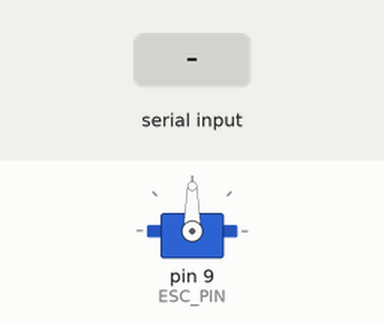
This sketch was run on a simulated Arduino Uno, built with avr-gcc and run on an emulated ATmega328P. Parts: servo. The inputs (shaded band) are chosen by the test bench. What the sketch prints to the serial monitor is not drawn.

Above: at 1.1 s.
1.2 s: "1" received over Serial
At 2.2 s:
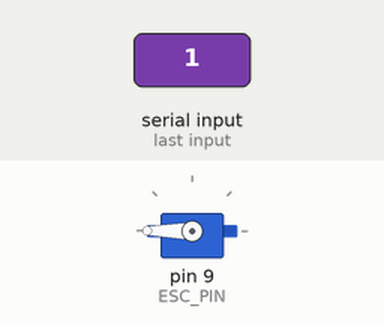
At 5.6 s:
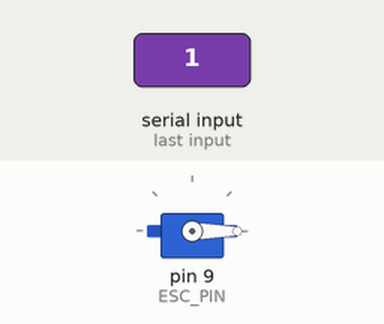
Timing chart, 0 to 10.7 s (numbered marks = the images above; inputs shaded):
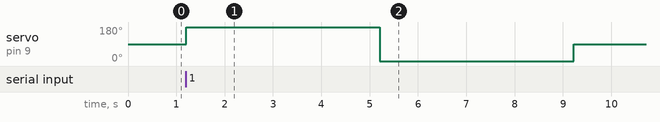

Measured:
- after the input at 1.2 s, servo on pin 9 (ESC_PIN): 90° → 180° at once, → 0° 4.0 s later, → 90° 4.0 s later

The sketch:

ThrusterCalibration_463.ino
```cpp
//jason pliszak + aaron villagomez
#include <Servo.h>
Servo esc;

// ---- Pins & RC pulse limits ----
const int ESC_PIN = 9;
const int MIN_US  = 1000;
const int NEU_US  = 1500;
const int MAX_US  = 2000;

// ---- Timing (tweak if your ESC needs longer) ----
const unsigned long CAL_HI_MS  = 4000;  // time at MAX during power-up
const unsigned long CAL_LO_MS  = 4000;  // time at MIN after beeps
const unsigned long CAL_NEU_MS = 3000;  // time at NEUTRAL to store mid

void waitKey(const char* prompt) {
  Serial.println(prompt);
  Serial.print(">> Press ENTER to continue...");
  while (!Serial.available()) { delay(10); }
  // drain input
  while (Serial.available()) Serial.read();
  Serial.println();
}

void hold(int us, unsigned long ms) {
  esc.writeMicroseconds(us);
  unsigned long t0 = millis();
  while (millis() - t0 < ms) delay(5);
}

void setup() {
  Serial.begin(115200);
  delay(200);

  Serial.println();
  Serial.println(F("=== ESC ENDPOINT CALIBRATION TOOL (MAX -> MIN -> NEUTRAL) ==="));
  Serial.println(F("Wiring (BEC ESC, Arduino via USB):"));
  Serial.println(F("  • ESC signal (white/yellow) -> Arduino D9"));
  Serial.println(F("  • ESC ground (black/brown)  -> Arduino GND (common with PSU -)"));
  Serial.println(F("  • ESC red (+5V BEC)         -> leave DISCONNECTED"));
  Serial.println(F("  • PSU 14 V -> ESC thick red/black (leave UNPLUGGED until prompted)\n"));

  esc.attach(ESC_PIN, MIN_US, MAX_US);

  // Step 0: Ensure ESC is unplugged from power
  waitKey("1) Ensure the ESC main power is DISCONNECTED.");

  // Step 1: Prepare MAX, then plug in the ESC so it boots into calibration
  Serial.println(F("\n2) Holding MAX (2000 us). Now PLUG IN ESC power IMMEDIATELY."));
  esc.writeMicroseconds(MAX_US);
  hold(MAX_US, CAL_HI_MS);
  Serial.println(F("   (You should have heard long beeps acknowledging HIGH throttle.)"));

  // Step 2: Go to MIN to store low endpoint
  Serial.println(F("\n3) Switching to MIN (1000 us) to store LOW endpoint..."));
  hold(MIN_US, CAL_LO_MS);
  Serial.println(F("   (You should hear beeps acknowledging LOW throttle.)"));

  // Step 3: Go to NEUTRAL to store mid / finish
  Serial.println(F("\n4) Switching to NEUTRAL (1500 us) to complete calibration..."));
  hold(NEU_US, CAL_NEU_MS);

  Serial.println(F("\n[CAL DONE] Calibration sequence sent."));
  Serial.println(F("5) NOW DISCONNECT ESC power, wait 2 s, then RECONNECT power to arm normally."));
  Serial.println(F("   After reconnect, you should hear the normal arming tune at neutral."));
}

void loop() {
  // Keep sending neutral so the ESC always sees a valid, safe signal
  esc.writeMicroseconds(NEU_US);
  delay(100);
}
```
